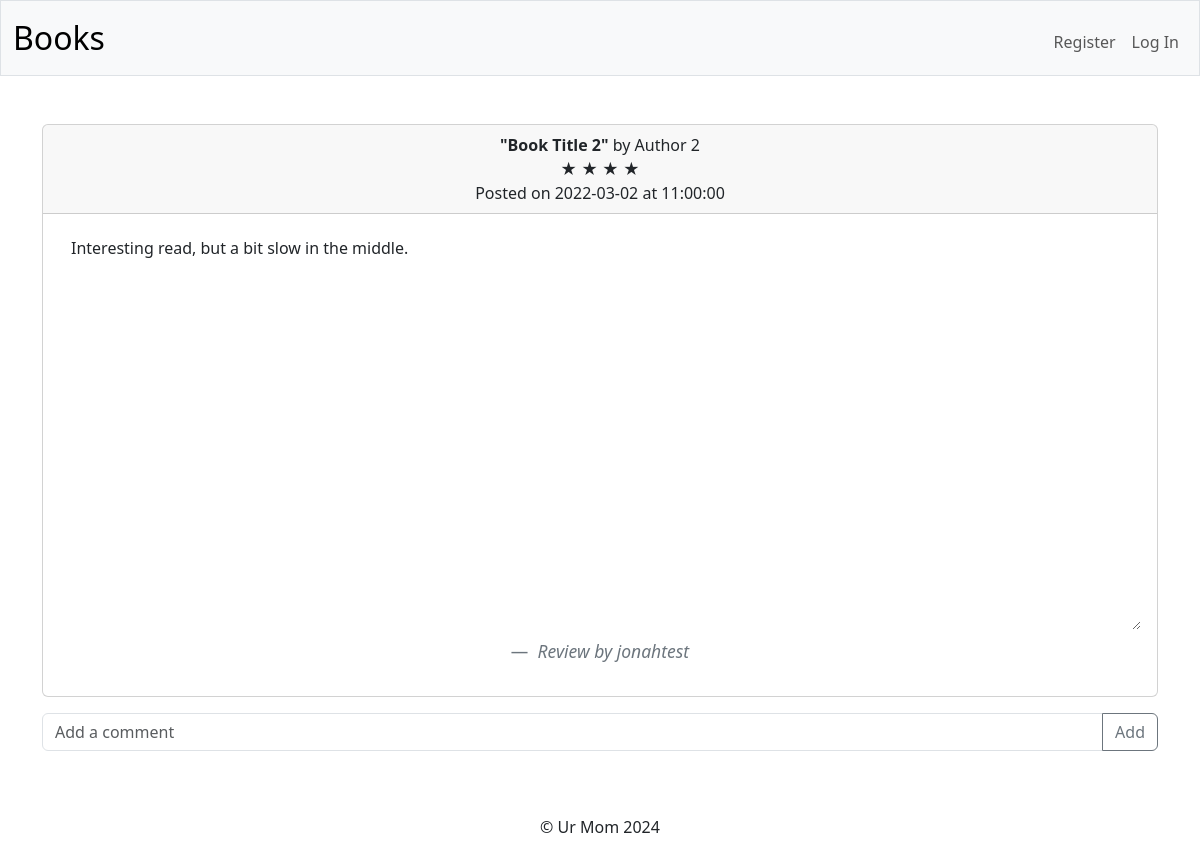
The app's page /view-review?id=7 with its own data.
### tables this page shows
CREATE TABLE "review" (
    review_id INTEGER PRIMARY KEY AUTOINCREMENT,
    user_id INTEGER NOT NULL,
    title TEXT NOT NULL,
    author TEXT NOT NULL,
    rating INTEGER,
    review TEXT NOT NULL,
    date TEXT NOT NULL,
    time TEXT NOT NULL,
    FOREIGN KEY(user_id) REFERENCES users(id)
);

CREATE TABLE users (
    id INTEGER PRIMARY KEY AUTOINCREMENT NOT NULL,
    username TEXT NOT NULL,
    hash TEXT NOT NULL
);

### app.py (the view)
@app.route("/view-review", methods=["GET"])
def viewReview():
    if request.method != "GET":
        return errorPage("Invalid Method", 405)
    reviewID = request.args.get("id")
    if not reviewID:
        return errorPage("Invalid request", 400)
    row = db.execute("""SELECT review.*, users.username FROM review
                     JOIN users ON users.id = review.user_id
                     WHERE review.review_id = ?""", reviewID)
    star = "&#9733; "
    comments = db.execute("""SELECT comments.*, users.username FROM comments
                          JOIN users ON users.id = comments.user_id
                          WHERE comments.review_id = ?""", reviewID)
    commentCount = len(comments)
    return render_template("/view-review.html", review=row, star=star, comments=comments, commentCount=commentCount)

### app.py (called while the page is built)
@app.after_request
def after_request(response):
    response.headers["Cache-Control"] = "no-cache, no-store, must-revalidate"
    response.headers["Expires"] = 0
    response.headers["Pragma"] = "no-cache"
    return response

### templates/view-review.html (shortened to what this page needs)
{% extends "layout.html" %}  {% block main %}
<div class="card">
  <div class="card-header">
    <b>"{{ review[0]['title'] }}"</b> by {{ review[0]['author'] }}<br />
    {{ (star * review[0]['rating'] | int) | safe }}<br />
    Posted on {{ review[0]['date'] }} at {{ review[0]['time'] }}
  </div>
  <div class="card-body">
    <blockquote class="blockquote mb-0">
      <div class="review-container">
        <textarea
          style="max-height: 50vh"
          id="review-text-area"
          readonly
          class="form-control small border-0 mb-1"
        >
{{ review[0]['review'] }}</textarea
        >
        <footer class="blockquote-footer mt-2">
          <cite title="Source Title"
            >Review by {{ review[0]['username'] }}</cite
          >
        </footer>
      </div>
    </blockquote>
  </div>
</div>
<form action="/add-comment" method="POST">
  <div class="input-group mb-3 mt-3">
    <input
      type="text"
      class="form-control"
      placeholder="Add a comment"
      aria-label="Add a comment"
      aria-describedby="button-addon2"
      name="comment"
      id="comment"
      autocomplete="off"
      required
    />
    <button class="btn btn-outline-secondary" type="submit" id="button-addon2">
      Add
    </button>
  </div>
</form>
 {% endblock %}

### records on screen
review: title "Book Title 2", author "Author 2", (star*review[0]['rating']|int)|safe "★ ★ ★ ★", date "2022-03-02", time "11:00:00", review "Interesting read, but a bit slow in the middle."
users: username "jonahtest"
